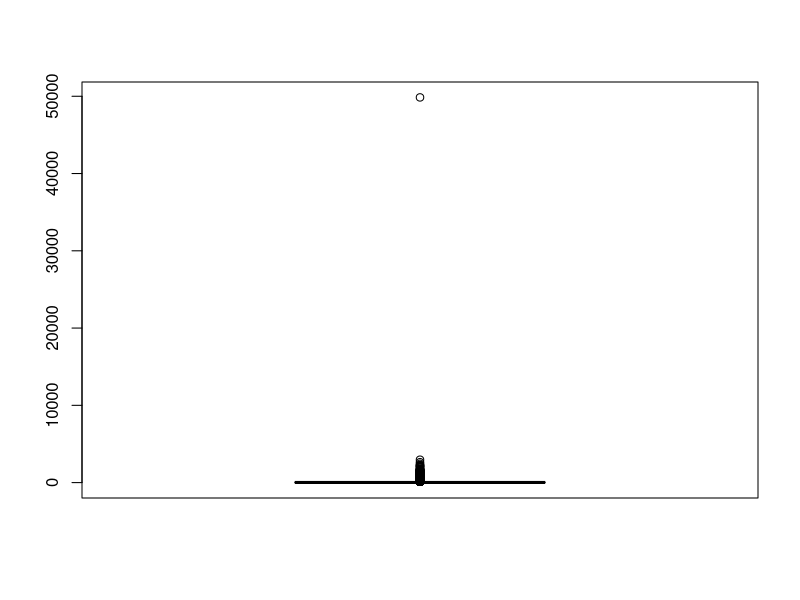

Generate this figure with R:
## ---- chunk 1
knitr::opts_chunk$set(echo = TRUE)
## ---- chunk 2
  DS <- read.csv("cookie_cats_ABtest.csv", sep = ",")
  PR <- read.csv("cookie_cats_purch.csv", sep = ",")
  
  str(DS)
  str(PR)
## ---- chunk 3
  naUserid <- which(is.na(DS$userid)) ; naUserid
  DS <- DS[-naUserid, ]
## ---- chunk 4
  table(DS$retention_1)
  DS$retention_1[DS$retention_1 == "false "] = FALSE
  DS$retention_1[DS$retention_1 == "  true "] = TRUE
  table(DS$retention_1)
## ---- chunk 5
  inexistentValues <- which((PR$id %in% DS$userid) == FALSE) ; inexistentValues
  PR <- PR[-inexistentValues, ]
  which((PR$id %in% DS$userid) == FALSE)
## ---- chunk 6
  naPurch <- which(is.na(PR$purch)) ; naPurch
  PR <- PR[-naPurch, ]
## ---- chunk 7
  PR['purch'] <-  gsub("[a-zA-Z]","", PR$purch)
## ---- chunk 8
#install.packages("pastecs")
#library(pastecs)
#stat.desc(PR)
#stat.desc(DS)

#merge
#library(dplyr)
#usersDownload<-merge(DS,PR,by.x="userid",by.y="id")
#unique(usersDownload$userid)

## ---- chunk 9
  nrow(DS)
## ---- chunk 10
table(DS$version)
## ---- chunk 11
boxplot(DS$sum_gamerounds)
## ---- chunk 12
  # usersDowload[usersDownload$userid,usersDownload$retention1,usersDownload$retention_7]
## ---- chunk 13

#noPlayers <-length(DS$userid[DS$sum_gamerounds ==0])
#gamers <- length(PR$id) - noPlayer
#totalPl<- c(noPlayers,gamers)
#pie(totalPl)
